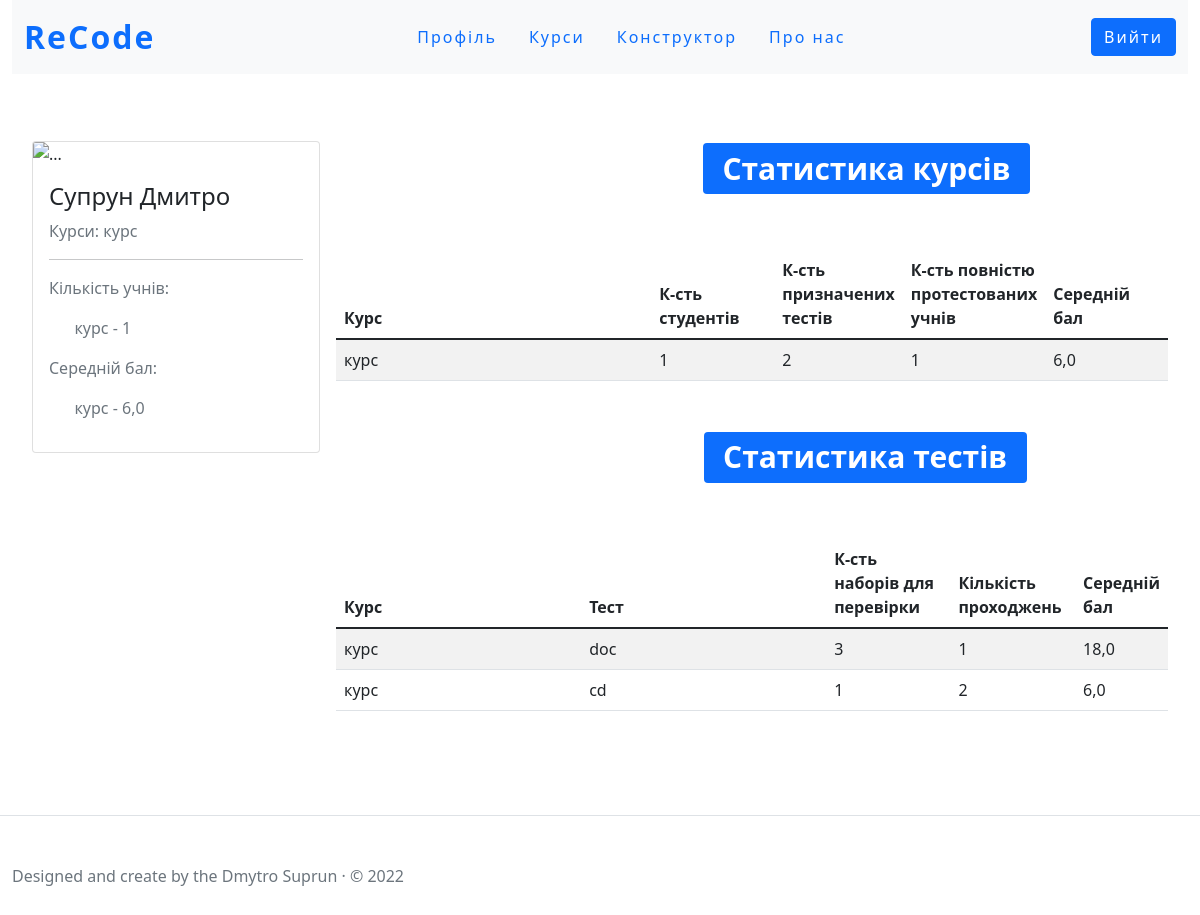
Screenshot of / (signed in) with the database file from the repository.
### course/models.py (models this page shows, shortened)
class CourseConfig(models.Model):
    name=models.CharField('Назва курсу', max_length=255)
    course_slug=models.SlugField('URL', db_index=True, unique=True, max_length=255)
    subject=models.CharField('Предмет', max_length=255)
    date_creating=models.DateField(auto_now_add=True)
    def __str__(self):
        return self.name
    class Meta:
        ordering = ['-pk']

### tests/models.py (models this page shows, shortened)
class TestsConfig(models.Model):
    name_test = models.CharField('Назва тесту', max_length=255)
    slug = models.SlugField('URL', max_length=255, unique=True, db_index=True, )
    theme_test = models.CharField('Опис тесту ', max_length=255)
    author_of_test = models.ForeignKey(User,on_delete=models.CASCADE, verbose_name='Автор тесту')
    max_test_result = models.FloatField('Максимальний бал тесту')
    create_func_template = models.BooleanField('Автоматичне створення шаблону функції', default=True)
    date_creating=models.DateField(auto_now_add=True)
    class Meta:
        ordering=['-pk']

### staticPages/views.py (the view, shortened to what this page needs)
# urls.py: path('', index, name='index_page'),
def index(request):
    TYPE_PAGE=get_role(request)
    if TYPE_PAGE == 'anonymous':
        context={
            'type':TYPE_PAGE
        }
    elif TYPE_PAGE == 'teacher':
        this_teacher_in_teachers_model=TeacherInCourse.objects.filter(e_mail=request.user.email)
        courses_name=[]
        courses=[]
        for record in this_teacher_in_teachers_model:
            courses_name.append(f'{record.course.name},')
            courses.append(record.course)
        courses_name[-1]=courses_name[-1].replace(courses_name[-1][-1], '')
        num_of_students_on_course={}
        course_and_average_mark ={}
        num_student_in_course_in_tamplate = {}
        count_all_test_in_course = {}
        test_average_in_course={}
        test_and_num_testcases={}
        num_passage_test_on_course = {}
        num_students_who_complete_all_assign_test={} #course-num
        for course in courses:
            students_in_this_course=StudentInCourse.objects.filter(course=course)
            LEN_ASSIGNED_TESTS=len(AssignedTest.objects.filter(course=course))
            num_of_students_on_course[course.name]=len(students_in_this_course)
            course_and_average_mark[course]=average_mark_in_course(course.course_slug)
            num_student_in_course_in_tamplate[course]=num_student_in_course(course.course_slug)
            count_all_test_in_course[course] = LEN_ASSIGNED_TESTS
            assign_tests =AssignedTest.objects.filter(course=course)
            test_and_it_average_mark_in_course = {}
            test_and_num_passage={}
            all_complete_students_num=0
            for student in students_in_this_course:
                try:
                    user_obj=get_user_by_email(student.e_mail)
                    if len(UserWhoСompletedTest.objects.filter(user=user_obj, course=course)) == LEN_ASSIGNED_TESTS and LEN_ASSIGNED_TESTS != 0 :
                        all_complete_students_num+=1
                except Exception:
                    continue
            if all_complete_students_num == 0:
                num_students_who_complete_all_assign_test[course] = ':('
            else:
                num_students_who_complete_all_assign_test[course] =all_complete_students_num
            for test_tmp in assign_tests:
                average=get_average_mark_on_this_test_on_chossen_course(course.course_slug, test_tmp.test.slug)
                test_and_it_average_mark_in_course[test_tmp.test] = average
                test_and_num_testcases[test_tmp.test] = len(DataForTestingCode.objects.filter(section__test=test_tmp.test))
                test_and_num_passage[test_tmp.test] = len(UserWhoСompletedTest.objects.filter(course=course, test=test_tmp.test))
            test_average_in_course[course] = test_and_it_average_mark_in_course
            num_passage_test_on_course[course]=test_and_num_passage
        context = {
            'type':TYPE_PAGE,
            'courses':courses_name,
            'num_students_on_course':num_of_students_on_course.items(),
            'title': f'{request.user.first_name} {request.user.last_name}',
            'averages_mark':course_and_average_mark.items(),
            'num_student_in_course':num_student_in_course_in_tamplate.items(),
            'count_tests':count_all_test_in_course.items(),
            'test_average_in_course':test_average_in_course.items(),
            'test_and_num_testcases':test_and_num_testcases.items(),
            'passage_num':num_passage_test_on_course.items(),
            'num_students_who_complete_all_assign_test':num_students_who_complete_all_assign_test.items()
        }
    else:
        context = {
            'type': TYPE_PAGE,
            'courses': [' Користувач не зареєстрований'],
            'title': f'Головна'
        }
    return render(request, 'staticPages/index.html', context=context)

### staticPages/views.py (called while the page is built)
def get_role(req):
    if req.user.is_anonymous:
        return 'anonymous'
    elif len(TeacherInCourse.objects.filter(e_mail=req.user.email))==0:
        if len(StudentInCourse.objects.filter(e_mail=req.user.email))==0:
            return 'anonymousStudent'
        return 'student'
    return 'teacher'

### statistic/views.py (called while the page is built)
def check_teacher(email):
    if len(TeacherInCourse.objects.filter(e_mail=email))==0:
        return False
    return True

def get_test_by_slug(slug):
    return get_object_or_404(TestsConfig, slug=slug)

def get_students_by_course(course):
    return StudentInCourse.objects.filter(course=course)

def get_course_by_slug(course_slug):
    return get_object_or_404(CourseConfig, course_slug=course_slug)

def get_user_by_email(email):
    return get_object_or_404(User, email=email)

def num_student_in_course(course_slug):
    STUDENT_NUM=0
    try:
        this_course = get_course_by_slug(course_slug)
        students = get_students_by_course(this_course)
    except Exception:
        return ':('
    for i in students:
        STUDENT_NUM+=1
    return STUDENT_NUM

def average_mark_in_course(course_slug):
    TOTAL_MARK = 0
    MARK_NUMBER = 0
    try:
        this_course = get_course_by_slug(course_slug)
        completed_tests=UserWhoСompletedTest.objects.filter(course=this_course)
    except Exception:
        return ':('
    for complete_test in completed_tests:
        if not check_teacher(complete_test.user.email):
            TOTAL_MARK+=complete_test.user_point
            MARK_NUMBER+=1
        else:
            continue
    try:
        AVERAGE = round(TOTAL_MARK/MARK_NUMBER, 2)
    except ZeroDivisionError:
        return ':('
    return AVERAGE

def get_average_mark_on_this_test_on_chossen_course(course_slug,test_slug):
    TOTAL_MARK = 0
    MARK_NUMBER = 0
    try:
        this_course = get_course_by_slug(course_slug)
        this_test = get_test_by_slug(slug=test_slug)
        this_test_results=UserWhoСompletedTest.objects.filter(course=this_course, test=this_test)
        for result in this_test_results:
            print(result.date_completion)
            TOTAL_MARK+=result.user_point
            MARK_NUMBER+=1
        return round(TOTAL_MARK/MARK_NUMBER,2)
    except Exception:
        return ':('

### staticPages/templates/staticPages/index.html
{%if type == "teacher" %}
    {%include 'staticPages/profile/super-profile.html'%}
{%elif type == "student" or type == 'anonymousStudent'  %}
    {%include 'staticPages/profile/student-profile.html'%}
{%else%}
    {%include 'staticPages/index-layout.html'%}
{%endif%}

### staticPages/templates/staticPages/profile/super-profile.html
{% extends "staticPages/profile/profile-layout.html" %}
{%load static%}
{%block about_user%}
        <h4 class="card-title">{{user.first_name}} {{user.last_name}}</h4>
        <p class="text-muted">Курси:
                {% for course in courses%}
                        {{course}}
                {%endfor%}
        </p>
        <hr>
        <p class="text-muted">Кількість учнів:</p>
        {%for course, num_stud in num_students_on_course%}
                <p class="text-muted teacher-margin"> {{course}} - {{num_stud}}</p>
        {%endfor%}
        <p class="text-muted">Середній бал:</p>
        {%for c,av_m in averages_mark%}
            <p class="text-muted teacher-margin"> {{c.name}} - {{av_m}}</p>
        {%endfor%}
{%endblock%}
{%block information_in_profile%}
    <div class="center_logo_container">
        <h1> <span class="badge bg-primary title__statistic">Статистика курсів</span></h1>
    </div>
         <table class="table table-striped mt-5 mb-5">
            <thead>
                <tr>
                    <th scope="col" width="40%">Курс</th>
                    <th scope="col" width="15%">К-сть студентів</th>
                    <th scope="col" width="15%">К-сть призначених тестів</th>
                    <th scope="col" width="10%">К-сть повністю протестованих учнів</th>
                    <th scope="col" width="15%">Середній бал</th>
                </tr>
            </thead>
            <tbody>
            {%for course ,av_mark in averages_mark%}
                <tr>
                    <td>{{course.name}}</td>
                    <td>
                        {%for course_num_stud ,num_stud in num_student_in_course%}
                            {% if course_num_stud == course%}
                                {{num_stud}}
                            {%endif%}
                        {%endfor%}
                    </td>
                    <td>
                        {%for course_count_test,count_test in count_tests%}
                            {% if course_count_test == course%}
                                {{count_test}}
                            {%endif%}
                        {%endfor%}
                    </td>
                    <td>
                        {%for course_user,num_all_complete in num_students_who_complete_all_assign_test %}
                            {% if course_user == course%}
                                {{num_all_complete}}
                            {%endif%}
                        {%endfor%}
                    </td>
                    <td>{{av_mark}}</td>
                </tr>
            {%endfor%}
            </tbody>
         </table>
        <div class="center_logo_container">
            <h1> <span class="badge bg-primary title__statistic">Статистика тестів</span></h1>
        </div>
         <table class="table table-striped mt-5 mb-5">
            <thead>
                <tr>
                    <th scope="col" width="30%">Курс</th>
                    <th scope="col" width="30%">Тест</th>
                    <th scope="col" width="15%">К-сть наборів для перевірки</th>
                    <th scope="col" width="15%">Кількість проходжень</th>
                    <th scope="col" width="10%">Середній бал</th>
                </tr>
            </thead>
            <tbody>
            {%for course ,test_averag in test_average_in_course%}
                {%for test, averag in test_averag.items %}
                    <tr>
                        <td>{{course}}</td>
                        <td>{{test.name_test}}</td>
                        <td>
                            {%for t ,tc_num in test_and_num_testcases%}
                                {% if test == t%}
                                    {{tc_num}}
                                {%endif%}
                            {%endfor%}
                        </td>
                        <td>
                            {%for course_tmp ,test_with_passage_num in passage_num%}
                                {% if course_tmp == course%}
                                    {%for test_tmp ,passage_num_tmp in test_with_passage_num.items %}
                                        {%if test_tmp == test%}
                                            {{passage_num_tmp}}
                                        {%endif%}
                                    {%endfor%}
                                {%endif%}
                            {%endfor%}
                        </td>
                        <td>{{averag}}</td>
                    </tr>
                {%endfor%}
            {%endfor%}
            </tbody>
         </table>
{%endblock%}

### staticPages/static/staticPages/css/style_for_profile.css (style rules this page uses)
.teacher-margin { margin-left:10%; }
.title__statistic { margin-left: 35%; }
.center_logo_container { display:flex; flex-direction:row; justify-content:center; align-items:center; }

### rows the page displays
CourseConfig: num_students_on_course "курс", name "курс", av_m "6,0", id "1", count_test "2", av_mark "6,0"
TestsConfig: name_test "doc", id "3", passage_num_tmp "1", averag "18,0"
TestsConfig: name_test "cd", tc_num "1", author_of_test "2", averag "6,0"

### other values shown
{{ user.first_name }} "Супрун"
{{ user.last_name }} "Дмитро"
{{ course }} "курс"
{{ num_stud }} "1"
